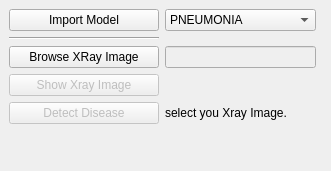
<?xml version="1.0" encoding="UTF-8"?>
<ui version="4.0">
 <class>Detect_Disease_Window</class>
 <widget class="QWidget" name="Detect_Disease_Window">
  <property name="geometry">
   <rect>
    <x>0</x>
    <y>0</y>
    <width>331</width>
    <height>171</height>
   </rect>
  </property>
  <property name="windowTitle">
   <string>Detect_Emotion_Window</string>
  </property>
  <widget class="QWidget" name="formWidget" native="true">
   <property name="geometry">
    <rect>
     <x>9</x>
     <y>9</y>
     <width>307</width>
     <height>137</height>
    </rect>
   </property>
   <layout class="QFormLayout" name="formLayout">
    <item row="0" column="0">
     <widget class="QPushButton" name="button_import_model">
      <property name="minimumSize">
       <size>
        <width>150</width>
        <height>0</height>
       </size>
      </property>
      <property name="text">
       <string>Import Model</string>
      </property>
     </widget>
    </item>
    <item row="0" column="1">
     <widget class="QComboBox" name="combo_select">
      <property name="layoutDirection">
       <enum>Qt::LeftToRight</enum>
      </property>
      <item>
       <property name="text">
        <string>PNEUMONIA</string>
       </property>
      </item>
      <item>
       <property name="text">
        <string>Covid 19</string>
       </property>
      </item>
     </widget>
    </item>
    <item row="1" column="0">
     <widget class="Line" name="line">
      <property name="minimumSize">
       <size>
        <width>150</width>
        <height>0</height>
       </size>
      </property>
      <property name="orientation">
       <enum>Qt::Horizontal</enum>
      </property>
     </widget>
    </item>
    <item row="2" column="0">
     <widget class="QPushButton" name="button_browse_audio">
      <property name="minimumSize">
       <size>
        <width>150</width>
        <height>0</height>
       </size>
      </property>
      <property name="text">
       <string>Browse XRay Image</string>
      </property>
     </widget>
    </item>
    <item row="2" column="1">
     <widget class="QLineEdit" name="edit_audio_name">
      <property name="enabled">
       <bool>false</bool>
      </property>
     </widget>
    </item>
    <item row="3" column="0">
     <widget class="QPushButton" name="button_play_audio">
      <property name="enabled">
       <bool>false</bool>
      </property>
      <property name="minimumSize">
       <size>
        <width>150</width>
        <height>0</height>
       </size>
      </property>
      <property name="text">
       <string>Show Xray Image</string>
      </property>
     </widget>
    </item>
    <item row="4" column="0">
     <widget class="QPushButton" name="button_detect_emotion">
      <property name="enabled">
       <bool>false</bool>
      </property>
      <property name="minimumSize">
       <size>
        <width>150</width>
        <height>0</height>
       </size>
      </property>
      <property name="text">
       <string>Detect Disease</string>
      </property>
     </widget>
    </item>
    <item row="4" column="1">
     <widget class="QLabel" name="progress_bar">
      <property name="text">
       <string>select you Xray Image.</string>
      </property>
     </widget>
    </item>
   </layout>
  </widget>
  <widget class="QWidget" name="widget" native="true">
   <property name="geometry">
    <rect>
     <x>9</x>
     <y>152</y>
     <width>16</width>
     <height>16</height>
    </rect>
   </property>
  </widget>
 </widget>
 <resources/>
 <connections/>
</ui>
